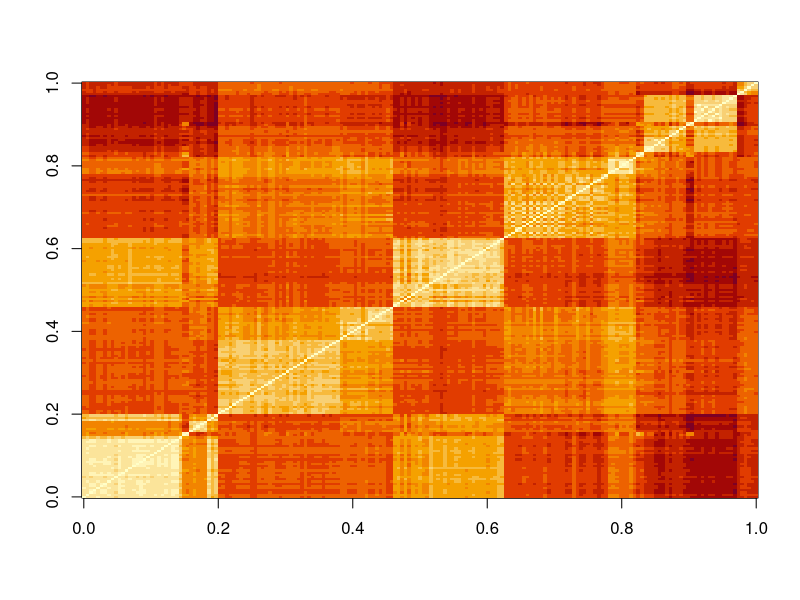
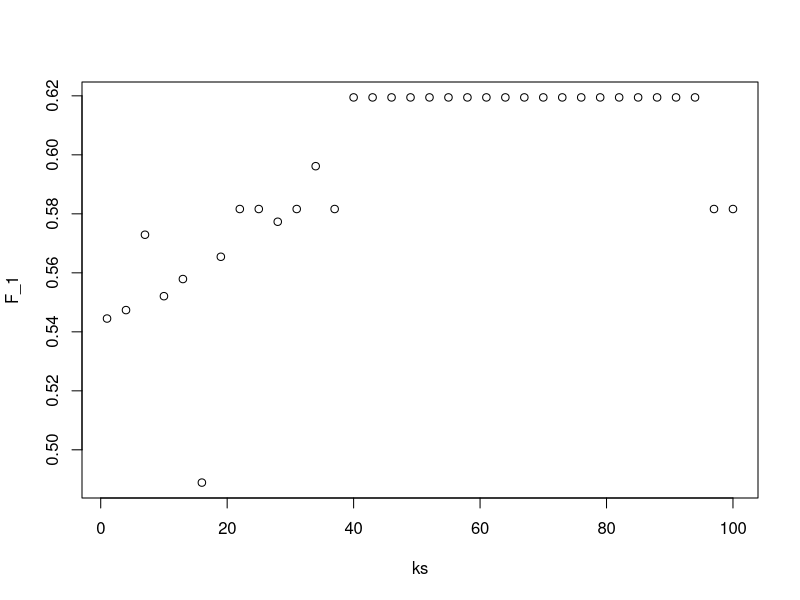

Write R code to recreate these figures, in order. (Note: this script raises an error after producing the figures.)
### Distance ###



library(dslabs)
library(tidyverse)
library(caret)

data("tissue_gene_expression")

# The dataset includes
# dim(tissue_gene_expression$x) :-  gene expression levels of 500 genes from 189 
#                                   biological samples representing seven different
#                                   tissues
# table(tissue_gene_expression$y) :- tissue types

## lines of code to computes the Euclidean distance between each observation and 
## stores it in the object.

d <- dist(tissue_gene_expression$x)



## compare the distances between observations 1 and 2 (both cerebellum), 
## observations 39 and 40 (both colon), and observations 73 and 74 (both 
## endometrium).

ind <- c(1, 2, 39, 40, 73, 74)
as.matrix(d)[ind,ind]



## Make a plot of all the distances using the image function to see the pattern 

image(as.matrix(d))



### Knn ###

## predict sex based on height by using knn and calculate F_1.


datval <- heights$sex
set.seed(1)
test_index <- createDataPartition(datval, times = 1, p = 0.5, list = FALSE)
test_set <- heights[test_index, ]
train_set <- heights[-test_index, ]     

ks <- seq(1, 101, 3)

F_1 <- sapply(ks, function(k){
  fit <- knn3(sex ~ height, data = train_set, k = k)
  y_hat <- predict(fit, test_set, type = "class") %>% 
    factor(levels = levels(train_set$sex))
  F_meas(data = y_hat, reference = test_set$sex)
})

max(F_1)
ks[which.max(F_1)]

# to check through plot

plot(ks, F_1)



## use the same gene expression example used in the Comprehension Check: 
## Distance exercises
## Split the data into training and test sets, and report the accuracy you obtain.
## Try it for k = 1, 3, 5, 7, 9, 11. Set the seed to 1 before splitting the data.

set.seed(1)
library(caret)
y <- tissue_gene_expression$y
x <- tissue_gene_expression$x
test_index <- createDataPartition(y, list = FALSE)
sapply(seq(1, 11, 2), function(k){
  fit <- knn3(x[-test_index,], y[-test_index], k = k)
  y_hat <- predict(fit, newdata = data.frame(x=x[test_index,]),
                   type = "class")
  mean(y_hat == y[test_index])
})

##### For practise incomplete code need to be complete #####
data('tissue_gene_expression')

ks <- seq(1, 11, 2)

set.seed(1, sample.kind="Rounding")

train_index <- createDataPartition(tissue_gene_expression$y, p = 0.5, list = FALSE)

x <- tissue_gene_expression$x
y <- tissue_gene_expression$y

# split x and y into train and test sets
train_set_x <- x[train_index,]
test_set_x <- x[-train_index,]

####### ######## ######## ######### ######### #########



## Cross Validation ##

## Because x and y are completely independent, one should not be able to predict
## y using x with accuracy greater than 0.5. Confirm this by running 
## cross-validation using logistic regression to fit the model. Because we have 
## so many predictors, we selected a random sample x_subset. 
## Use the subset when training the model.

set.seed(1996)

n <- 1000
p <- 10000
x <- matrix(rnorm(n*p), n, p)
colnames(x) <- paste("x", 1:ncol(x), sep = "_")
y <- rbinom(n, 1, 0.5) %>% factor()

x_subset <- x[ ,sample(p, 100)]

## Which code correctly performs this cross-validation?

fit <- train(x_subset, y, method = "glm")
fit$results

## BiocManager::install("genefilter")
## library(genefilter)
## tt <- colttests(x, y) 
##
## Which of the following lines of code correctly creates a vector of the 
## p-values called pvals?

pvals <- tt$p.value



## Create an index ind with the column numbers of the predictors that were 
## "statistically significantly" associated with y. Use a p-value cutoff of 
## 0.01 to define "statistically significantly."

## How many predictors survive this cutoff?

ind <- which(pvals <= 0.01)
length(ind)

# Another correct method tried 
tt <- colttests(x, y)
pvals <- tt$p.value
sum(pvals<0.01)



## re-run the cross-validation after redefinining x_subset to be the subset of x
## defined by the columns showing "statistically significant" association with y.

## What is the accuracy now?

x_subset <- x[,ind]
fit <- train(x_subset, y, method = "glm")
fit$results



## Use the train function with kNN to select the best k for predicting tissue 
## from gene expression on the tissue_gene_expression dataset from dslabs. 
## Try k = seq(1,7,2) for tuning parameters. 
# For this question, do not split the data into test and train sets 
## (understand this can lead to overfitting, but ignore this for now).

## What value of k results in the highest accuracy?

data("tissue_gene_expression")
fit <- with(tissue_gene_expression, train(x, y, method = "knn", tuneGrid = data.frame( k = seq(1, 7, 2))))
ggplot(fit)
fit$results
